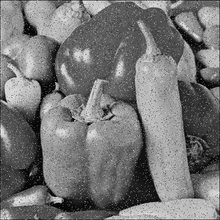
%> input picture bilgisayarli-gorme/bölüm-5_matlab/filtre_tuzbiber_peppers5.png, 220 x 220 px, shrunk from 512 x 512 before the run
$ octave example_03_convolusyon.m   (GNU Octave 9; MATLAB toolbox functions it lacks are replaced by stand-ins)
%> lines starting %> are read from the running program, lines starting %| are printed output that depends on the picture; in (x1, y1, x2, y2) boxes, pixels count from 0 and x2, y2 are one past the last pixel; in counts of white or black regions, pixels touching at a corner belong together; the program's own positions count from 1
%bu kod algoritmasý aþaðýdaki gibi olan bir filtreleme iþlemidir
%farký: medyan ve avg filtrelerin üstün taraflarýný seçer
%ismi: ortalamaya en yakýn piksel deðeri

%1.çekirdek matrisi elde eder
%2.matris deðerlerinin ortalamasýný alýr
%3.her bir deðerin ortalamaya olan uzaklýðýný hesaplar
%4.ortalama deðere en kýsa mesafede olan piksel deðerini seçer


clc;
clear all;
tic;
cek=5;
%r=imread('peppers.jpg');
%rg=rgb2gray(r);
rg=imread('filtre_tuzbiber_peppers5.png');
%> rg is the input picture: size 220x220 uint8; min 0, max 234, mean 117.4
[m,n]=size(rg);
%> m = 220; n = 220
v=zeros(cek,cek);
filt_rg=zeros(m,n);
ex=0; % iç içe döngüyü kýrmak için
for i=1:m-(cek-1)
   for j=1:n-(cek-1)
       cm=rg(i:(i+cek-1),j:(j+cek-1));
       cm_db=abs(double(cm)-mean(cm(:)));
       cm_min=min(cm_db(:));
       for a=1:cek
          for b=1:cek
             x=cm_db(a,b);
             if x==cm_min
                 filt_rg(i+1,j+1)=cm(a,b);
                 ex=1;
                 break;
             else
                 filt_rg(i+1,j+1)=-1;
             end
          end
          if ex>0
              ex=0;
              break;
          end
       end
   end
end
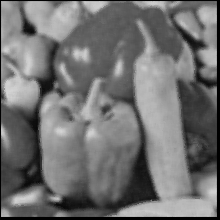
%> filt_rg: size 220x220 double; min 0, max 211, mean 113.2
%> after the loop, ex = 0

%sütun sonu doldurma
for i=1:m-(cek-3)
   for j=n-(cek-2):n-1
       son_cek_ort=uint8(mean(filt_rg(i,j-cek-1:j-1)));
       %filt_rg(i,j)=filt_rg(i,j-1);
       filt_rg(i,j)=son_cek_ort;
   end
end
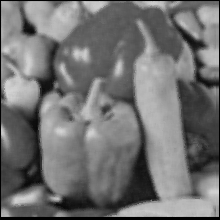
%> filt_rg: size 220x220 double; 1.33% of pixels changed, all inside (x1, y1, x2, y2) = (216, 1, 219, 217)

%satýr sonu doldurma
for i=m-(cek-2):m-1
   for j=1:n
       son_cek_ort=uint8(mean(filt_rg(i-cek-1:i-1,j)));
       %filt_rg(i,j)=filt_rg(i-1,j);
       filt_rg(i,j)=son_cek_ort;
   end
end
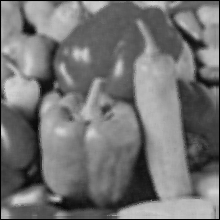
%> filt_rg: size 220x220 double; 1.33% of pixels changed, all inside (x1, y1, x2, y2) = (1, 216, 219, 219)
sure=toc;
%binarization
rb=im2bw(rg);
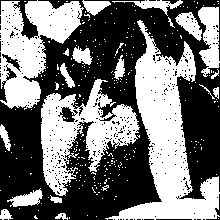
%> rb: size 220x220 logical; 45.2% white; 283 white regions (260 under 20 px), largest, box (x1, y1, x2, y2) and area: (105, 20, 220, 220) 8160, (41, 79, 140, 196) 4999, (0, 0, 84, 110) 4869
filt_rg=uint8(filt_rg);
%> filt_rg: size 220x220 uint8
rbf=im2bw(filt_rg);
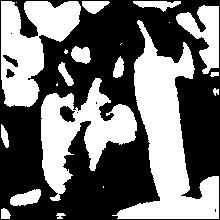
%> rbf: size 220x220 logical; 44.1% white; 21 white regions (6 under 20 px), largest, box (x1, y1, x2, y2) and area: (112, 20, 219, 219) 8208, (41, 78, 137, 201) 5126, (1, 1, 81, 107) 4784

imwrite(filt_rg,'filtre_Alchindus_tb_peppers5.png');

%görüntüleme
figure(1);
subplot(2,2,1);imshow(rg); title('Resmin Orjinal Hali');
subplot(2,2,2);imshow(rb); title('Orjinal Binary');
subplot(2,2,3);imshow(filt_rg); title('5x5 Alchindus Filtresi');
subplot(2,2,4);imshow(rbf); title('Filtreli Binary');
